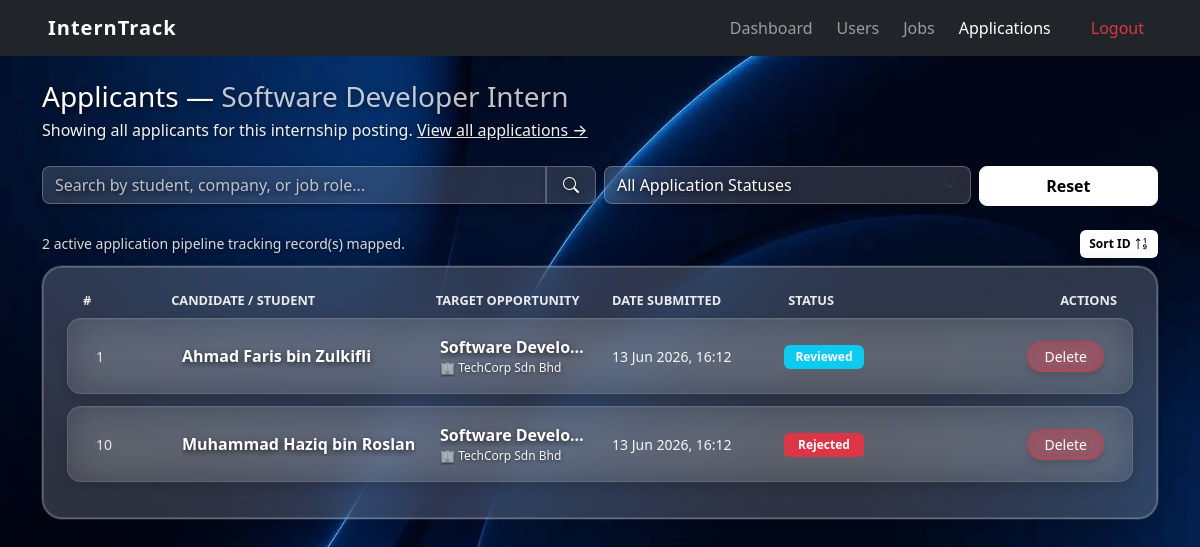
/admin/view_applicants.php?job_id=1 (signed in), run on an earlier commit of the app's database.
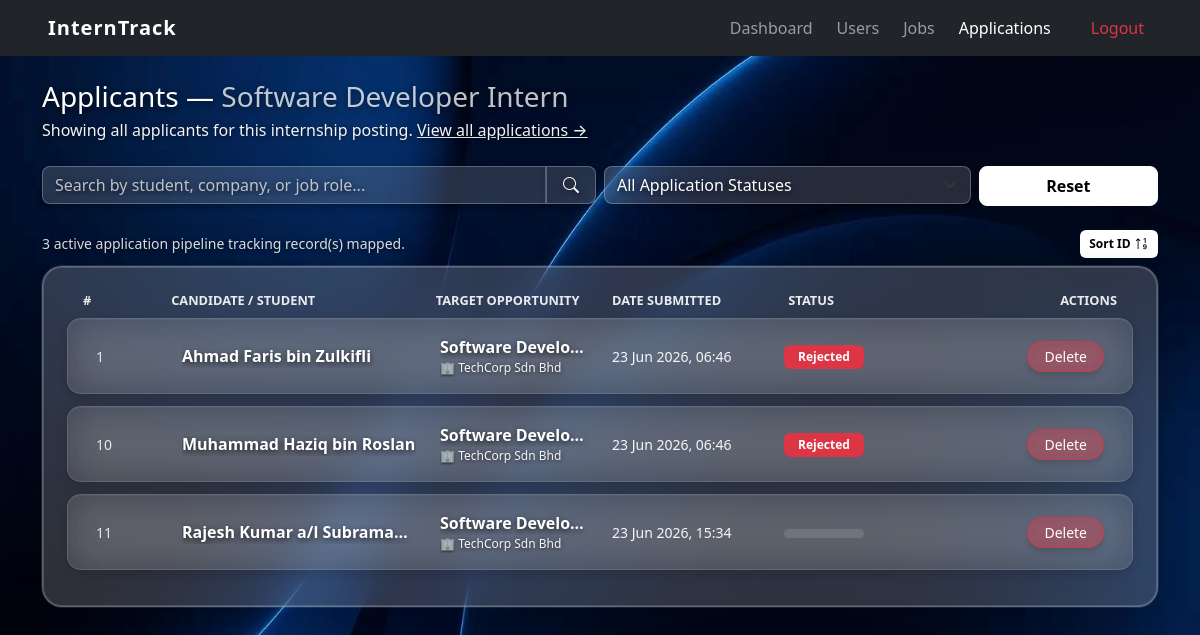
And on a later commit of the database.
### tables this page shows
CREATE TABLE `applications` (
  `id` int(11) NOT NULL,
  `student_id` int(11) NOT NULL,
  `job_id` int(11) NOT NULL,
  `cover_letter` text DEFAULT NULL,
  `resume` varchar(255) DEFAULT NULL,
  `status` enum('pending','reviewed','accepted','rejected') DEFAULT 'pending',
  `interview_date` varchar(50) DEFAULT NULL,
  `interview_time` varchar(50) DEFAULT NULL,
  `interview_venue` varchar(255) DEFAULT NULL,
  `notes` text DEFAULT NULL,
  `applied_at` timestamp NOT NULL DEFAULT current_timestamp()
);

CREATE TABLE `users` (
  `id` int(11) NOT NULL,
  `name` varchar(100) NOT NULL,
  `email` varchar(100) NOT NULL,
  `password` varchar(255) NOT NULL,
  `role` enum('student','company','admin') NOT NULL,
  `phone` varchar(20) DEFAULT NULL,
  `bio` text DEFAULT NULL,
  `profile_picture` varchar(255) DEFAULT NULL,
  `description` text DEFAULT NULL,
  `website` varchar(150) DEFAULT NULL,
  `resume` varchar(255) DEFAULT NULL,
  `created_at` timestamp NOT NULL DEFAULT current_timestamp(),
  `approval_status` varchar(50) DEFAULT 'pending',
  `academic_info` text DEFAULT NULL,
  `industry` varchar(100) DEFAULT NULL,
  `skills` text DEFAULT NULL
);

CREATE TABLE `jobs` (
  `id` int(11) NOT NULL,
  `company_id` int(11) NOT NULL,
  `title` varchar(150) NOT NULL,
  `description` text DEFAULT NULL,
  `location` varchar(100) DEFAULT NULL,
  `field` varchar(100) DEFAULT NULL,
  `status` enum('active','closed') DEFAULT 'active',
  `created_at` timestamp NOT NULL DEFAULT current_timestamp(),
  `allowance` decimal(10,2) DEFAULT 0.00
);

### admin/view_applicants.php (the view, shortened to what the changed rows need)
<?php
include '../config/db_connect.php';
include '../includes/header.php';
$job_id = isset($_GET['job_id']) ? (int)$_GET['job_id'] : 0;
$sort          = $_GET['sort'] ?? 'asc';
if ($sort !== 'desc') {
    $sort = 'asc';
}
$sql = "SELECT a.id, a.status, a.applied_at, a.student_id, j.company_id,
               s.name AS student_name,
               j.title AS job_title,
               c.name AS company_name
        FROM applications a
        JOIN users s ON a.student_id = s.id
        JOIN jobs j ON a.job_id = j.id
        JOIN users c ON j.company_id = c.id
        WHERE 1=1";
$params = [];
$types  = '';
if ($job_id > 0) {
    $sql     .= " AND a.job_id = ?";
    $params[] = $job_id;
    $types   .= 'i';
}
$sql .= " ORDER BY a.id " . ($sort === 'asc' ? 'ASC' : 'DESC');
$stmt = mysqli_prepare($conn, $sql);
if ($params) mysqli_stmt_bind_param($stmt, $types, ...$params);
mysqli_stmt_execute($stmt);
$apps_res = mysqli_stmt_get_result($stmt);
$app_rows = [];
while ($row = mysqli_fetch_assoc($apps_res)) {
    $app_rows[] = $row;
}
function get_status_badge_class($status) {
    $map = [
        'pending'   => 'secondary',
        'reviewed'  => 'info',
        'interview' => 'primary',
        'accepted'  => 'success',
        'rejected'  => 'danger',
    ];
    return $map[$status] ?? 'secondary';
}
?>
<div class="container mt-4">
    <div class="d-flex justify-content-between align-items-center mb-2">
        <p class="text-white-50 small mb-0"><?= count($app_rows) ?> active application pipeline tracking record(s) mapped.</p>
        <a href="view_applicants.php?<?= http_build_query(array_merge($_GET, ['sort' => $sort === 'asc' ? 'desc' : 'asc'])) ?>" class="btn btn-sm btn-glass-white py-1 px-2 d-flex align-items-center gap-1" style="border-radius: 6px !important; font-size: 0.75rem; border: 1px solid rgba(255,255,255,0.2) !important;">
            Sort ID <i class="bi <?= $sort === 'asc' ? 'bi-sort-numeric-up' : 'bi-sort-numeric-down' ?>" style="font-size: 0.9rem; line-height: 1;"></i>
        </a>
    </div>
    <div class="card shadow-sm glass-card mb-5">
        <div class="card-body p-4">
            <div class="d-flex flex-column">
                <?php foreach ($app_rows as $a): ?>
                    <div class="row glass-row-item align-items-center py-3 px-3 mx-0">
                        <div class="col-12 col-md-1 glass-row-text-muted small">
                            <span class="d-md-none fw-bold me-1">ID:</span><?= (int)$a['id'] ?>
                        </div>
                        <div class="col-12 col-md-3 glass-row-text-primary" style="min-width:0;">
                            <a href="#" class="view-user-trigger text-decoration-none text-white fw-bold text-truncate d-block" data-user-id="<?= (int)$a['student_id'] ?>">
                                <?= htmlspecialchars($a['student_name']) ?>
                            </a>
                        </div>
                        <div class="col-12 col-md-2 glass-row-text-secondary" style="min-width:0;">
                            <div class="fw-semibold text-white text-truncate"><?= htmlspecialchars($a['job_title']) ?></div>
                            <div class="text-muted text-truncate" style="font-size: 0.75rem;">🏢 <a href="#" class="view-user-trigger text-decoration-none text-white-50" data-user-id="<?= (int)$a['company_id'] ?>"><?= htmlspecialchars($a['company_name']) ?></a></div>
                        </div>
                        <div class="col-12 col-md-2 glass-row-text-secondary small">
                            <?= date('d M Y, H:i', strtotime($a['applied_at'])) ?>
                        </div>
                        <div class="col-auto col-md-2 my-1 my-md-0">
                            <span class="badge badge-uniform bg-<?= get_status_badge_class($a['status']) ?>">
                                <?= htmlspecialchars(ucfirst($a['status'])) ?>
                            </span>
                        </div>
                        <div class="col col-md-2 text-md-end d-flex flex-wrap gap-1 justify-content-start justify-content-md-end">
                            <a href="view_applicants.php?delete_app=<?= (int)$a['id'] ?><?= $job_id ? '&job_id='.$job_id : '' ?>"
                               class="btn btn-sm btn-glass-danger rounded-pill px-3"
                               onclick="return confirm('Delete this application record?')">
                                Delete
                            </a>
                        </div>
                    </div>
                <?php endforeach; ?>
            </div>
        </div>
    </div>
</div>
<?php include '../includes/footer.php'; ?>

What changed in the data, as far as the page shows it:
changed applications "Ahmad Faris bin Zulkifli": applied_at "13 Jun 2026, 16:12" → "23 Jun 2026, 06:46"; status "Reviewed" → "Rejected"
changed applications "Muhammad Haziq bin Roslan": applied_at "13 Jun 2026, 16:12" → "23 Jun 2026, 06:46"
added applications: id "11", student.name "Rajesh Kumar a/l Subrama…", job.title "Software Develo…", users.name "TechCorp Sdn Bhd", applied_at "23 Jun 2026, 15:34"
Also different on the page:
count($app_rows): "2" → "3"
